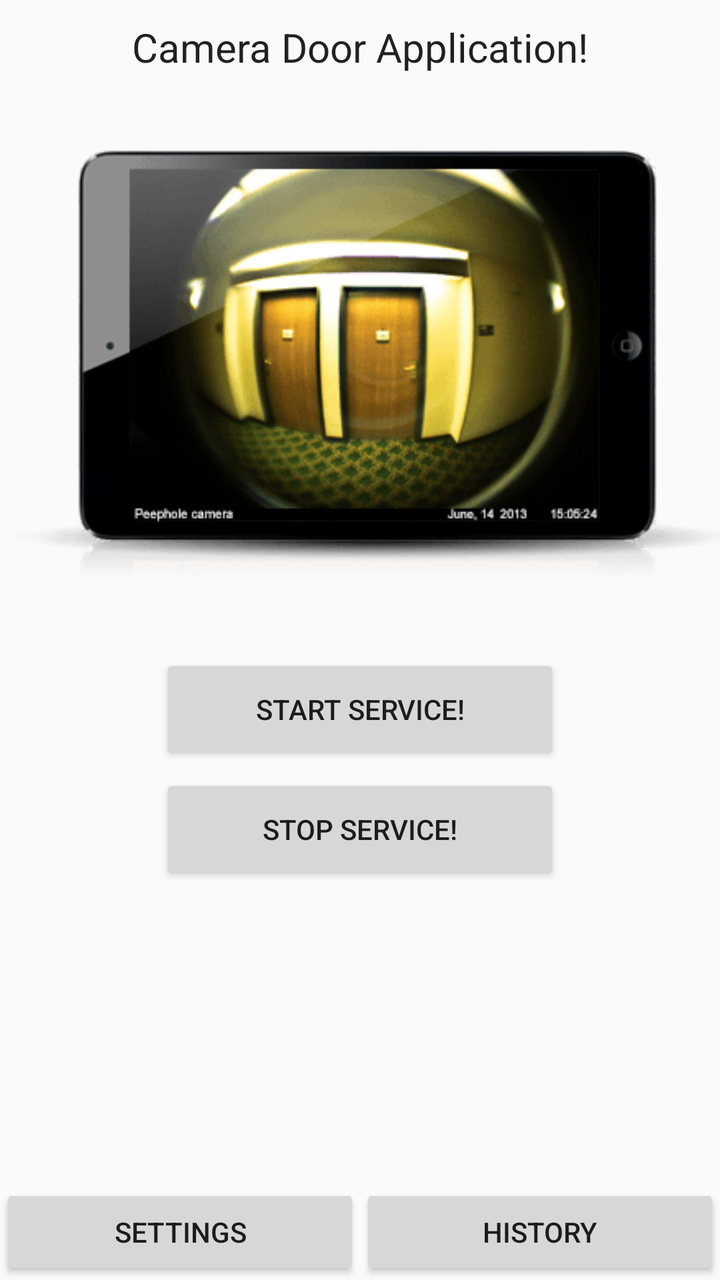
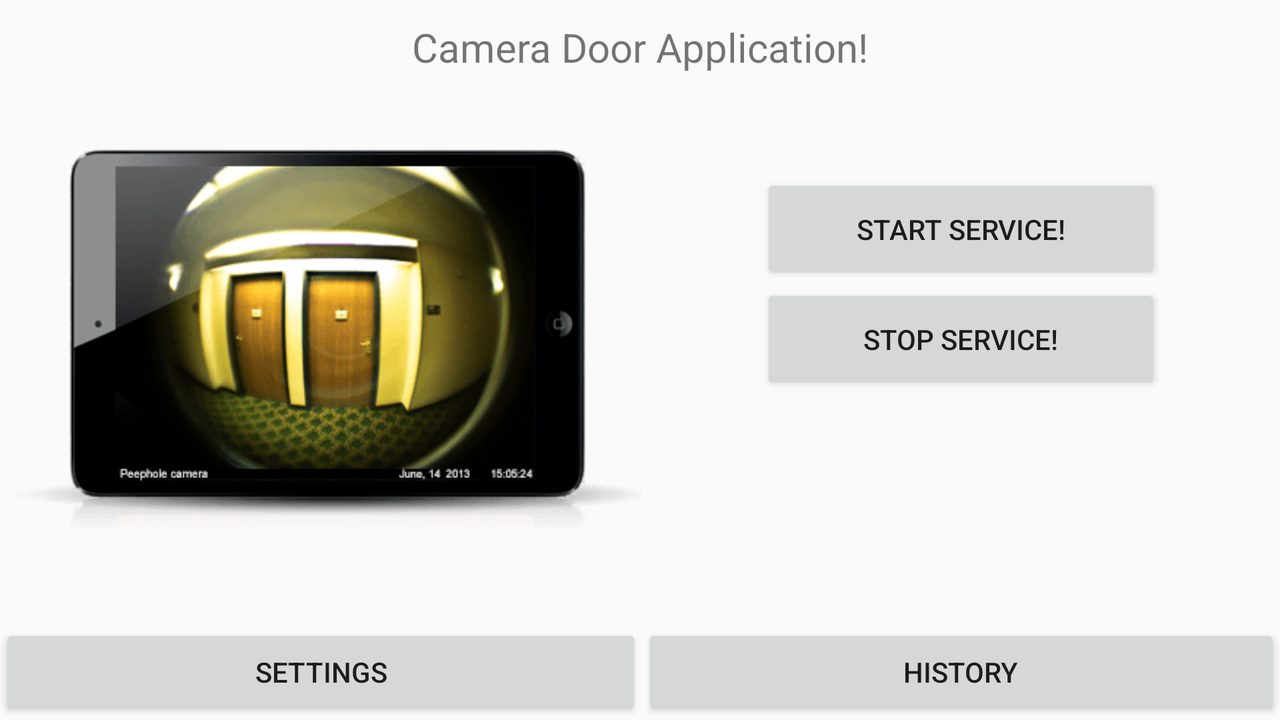

One screen, two layout resources from the same app: the default and the repository's alternative for another configuration. Each is rendered where Android would select it; the XML of both is given below.
<!-- AndroidManifest.xml: application theme AppTheme -->
<!-- res/layout/fragment_top_main.xml -->
<?xml version="1.0" encoding="utf-8"?>
<RelativeLayout xmlns:android="http://schemas.android.com/apk/res/android"
    android:layout_width="match_parent"
    android:layout_height="match_parent">

    <TextView
        android:id="@+id/textView"
        android:layout_width="wrap_content"
        android:layout_height="wrap_content"
        android:layout_alignParentTop="true"
        android:layout_centerHorizontal="true"
        android:layout_marginTop="10dp"
        android:text="@string/main_text"
        android:textSize="20sp"
        android:typeface="sans"
        android:textAppearance="?android:attr/textAppearanceLarge"
        />

    <ImageView
        android:id="@+id/imageView"
        android:layout_width="wrap_content"
        android:layout_height="wrap_content"
        android:layout_below="@+id/textView"
        android:layout_centerHorizontal="true"
        android:layout_marginTop="10dp"
        android:contentDescription="@string/imageDescription"
        android:src="@drawable/frontdoorcamera" />

    <Button
        android:id="@+id/start_service"
        android:layout_width="wrap_content"
        android:layout_height="wrap_content"
        android:minHeight="55dp"
        android:minWidth="200dp"
        android:layout_below="@+id/imageView"
        android:layout_centerHorizontal="true"
        android:text="@string/start_service" />

    <Button
        android:id="@+id/stop_service"
        android:layout_width="wrap_content"
        android:layout_height="wrap_content"
        android:minHeight="55dp"
        android:minWidth="200dp"
        android:layout_below="@+id/start_service"
        android:layout_centerHorizontal="true"
        android:layout_marginTop="5dp"
        android:text="@string/stop_service"
        />



    <Button
        android:id="@+id/history"
        android:layout_width="wrap_content"
        android:layout_height="wrap_content"
        android:layout_alignParentRight="true"
        android:layout_alignParentBottom="true"
        android:layout_toRightOf="@+id/view"
        android:text="@string/history" />

    <View
        android:id="@+id/view"
        android:layout_width="0dp"
        android:layout_height="1dp"
        android:layout_alignParentBottom="true"
        android:layout_centerHorizontal="true" />

    <Button
        android:id="@+id/settings"
        android:layout_width="wrap_content"
        android:layout_height="wrap_content"
        android:layout_alignParentLeft="true"
        android:layout_toLeftOf="@+id/view"
        android:layout_alignParentBottom="true"
        android:text="@string/settings" />

</RelativeLayout>
<!-- resources referenced by this layout -->
<resources>
  <!-- drawable frontdoorcamera: png bitmap (drawable, 33825 bytes) -->
  <string name="history">History</string>
  <string name="imageDescription">logo</string>
  <string name="main_text">Camera Door Application!</string>
  <string name="settings">Settings</string>
  <string name="start_service">Start service!</string>
  <string name="stop_service">Stop service!</string>
  <!-- from res/values-v21/ -->
  <style name="AppTheme" parent="android:Theme.Material.Light">
          
          <item name="colorPrimary">@color/colorPrimary</item>
          <item name="colorPrimaryDark">@color/colorPrimaryDark</item>
          <item name="colorAccent">@color/colorStartButton</item>
      </style>
  <color name="colorPrimary">#3F51B5</color>
  <color name="colorPrimaryDark">#303F9F</color>
  <color name="colorStartButton">#7CB342</color>
</resources>
<!-- res/layout-land/fragment_top_main.xml (the repository's variant of the layout above) -->
<!-- drawn on the phone turned sideways -->
<?xml version="1.0" encoding="utf-8"?>
<GridLayout xmlns:android="http://schemas.android.com/apk/res/android"
    android:layout_width="match_parent"
    android:layout_height="match_parent"
    android:columnCount="2"
    android:rowCount="4"

    >

    <TextView
        android:layout_width="wrap_content"
        android:layout_height="wrap_content"
        android:layout_row="0"
        android:layout_column="0"
        android:layout_columnSpan="2"
        android:typeface="sans"
        android:text="@string/main_text"
        android:id="@+id/textView"
        android:layout_marginTop="10dp"
        android:textSize="20sp"
        android:layout_gravity="center"
        />

    <ImageView
        android:layout_width="220dp"
        android:layout_height="220dp"
        android:layout_row="1"
        android:layout_column="0"
        android:layout_rowSpan="2"
        android:id="@+id/imageView"
        android:contentDescription="@string/imageDescription"
        android:layout_gravity="fill"
        android:src="@drawable/frontdoorcamera"/>

    <Button
        android:id="@+id/start_service"
        android:text="@string/start_service"
        android:layout_width="wrap_content"
        android:layout_height="wrap_content"
        android:minWidth="200dp"
        android:minHeight="55dp"
        android:theme="@style/StartButton"
        android:layout_row="1"
        android:layout_column="1"
        android:layout_marginTop="50dp"
        android:layout_gravity="center_horizontal"
        />

    <Button
        android:id="@+id/stop_service"
        android:text="@string/stop_service"
        android:layout_width="wrap_content"
        android:layout_height="wrap_content"
        android:minWidth="200dp"
        android:minHeight="55dp"
        android:theme="@style/StopButton"
        android:layout_row="2"
        android:layout_column="1"
        android:layout_gravity="center_horizontal"

        />

    <Button
        android:id="@+id/settings"
        android:text="@string/settings"
        android:layout_width="wrap_content"
        android:layout_height="wrap_content"
        android:layout_row="3"
        android:layout_column="0"
        android:layout_columnWeight="1"
        android:layout_gravity="fill_horizontal"
        />

    <Button
        android:id="@+id/history"
        android:text="@string/history"
        android:layout_width="wrap_content"
        android:layout_height="wrap_content"
        android:layout_row="3"
        android:layout_column="1"
        android:layout_columnWeight="1"
        android:layout_gravity="fill_horizontal"
        />


</GridLayout>
<!-- resources referenced by the variant -->
<!-- as the phone turned sideways resolves them -->
<resources>
  <!-- drawable frontdoorcamera: png bitmap (drawable, 33825 bytes) -->
  <string name="history">History</string>
  <string name="imageDescription">logo</string>
  <string name="main_text">Camera Door Application!</string>
  <string name="settings">Settings</string>
  <string name="start_service">Start service!</string>
  <string name="stop_service">Stop service!</string>
  <!-- from res/values-v21/ -->
  <style name="StartButton" parent="android:Theme.Material.Light">
          <item name="colorControlHighlight">@color/colorPrimary</item>
          <item name="colorButtonNormal">@color/colorStartButton</item>
      </style>
  <!-- from res/values-v21/ -->
  <style name="StopButton" parent="android:Theme.Material.Light">
          <item name="colorControlHighlight">@color/colorPrimary</item>
          <item name="colorButtonNormal">@color/colorStopButton</item>
      </style>
  <!-- from res/values-v21/ -->
  <style name="AppTheme" parent="android:Theme.Material.Light">
          
          <item name="colorPrimary">@color/colorPrimary</item>
          <item name="colorPrimaryDark">@color/colorPrimaryDark</item>
          <item name="colorAccent">@color/colorStartButton</item>
      </style>
  <color name="colorPrimary">#3F51B5</color>
  <color name="colorStartButton">#7CB342</color>
  <color name="colorStopButton">#E64A19</color>
  <color name="colorPrimaryDark">#303F9F</color>
</resources>
